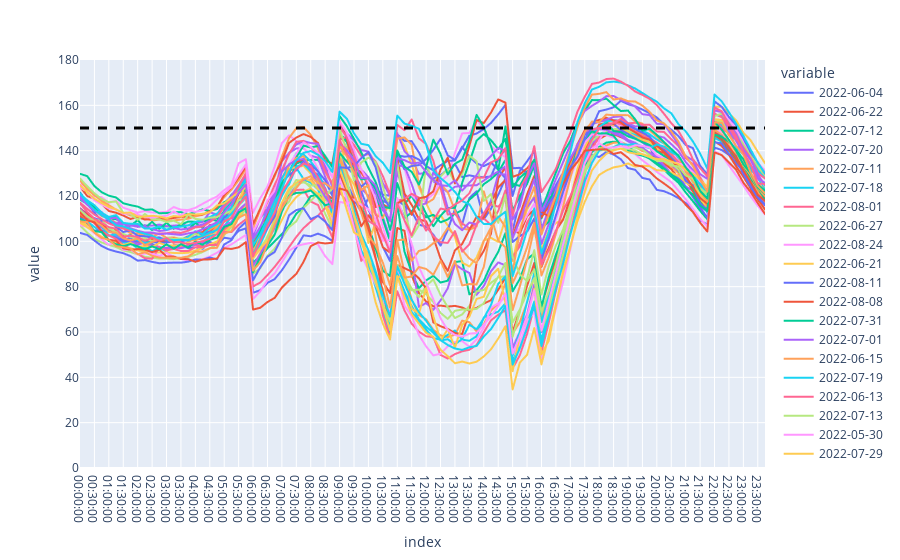

Here is the notebook cell this chart was saved with:
### Code cell
# Utilization
total_day_profile = many_day_df_current.mean(axis='columns')
total_day_profile_peak = total_day_profile.max()
current_tot_energy = total_day_profile.sum()/intervals_per_hour
total_day_profile = many_day_df_future_EV.mean(axis='columns')
total_day_profile_peak = total_day_profile.max()
future_tot_energy = total_day_profile.sum()/intervals_per_hour

POE_index = int(POE*nu_days)
current_peak_load_day = many_day_df_current.max().idxmax()
current_peak_load_MW = many_day_df_current[current_peak_load_day].max()
# peak_load_MW = many_day_df_future_EV.max(axis='columns')
future_peak_load_day = many_day_df_future_EV.max().idxmax()
future_peak_load_MW = many_day_df_future_EV[future_peak_load_day].max()
sorted_load_days = many_day_df_future_EV.max().sort_values(ascending=True)
high_load_days = sorted_load_days.iloc[POE_index:].index.to_numpy()

plot_overhead = 30 #MW
fig = go.Figure(many_day_df_future_EV[high_load_days].plot())
fig.update_yaxes(range = [0,zs_combined_rating+plot_overhead])
fig.add_hline(y=zs_combined_rating, line_width=3, line_dash="dash", line_color="black")
